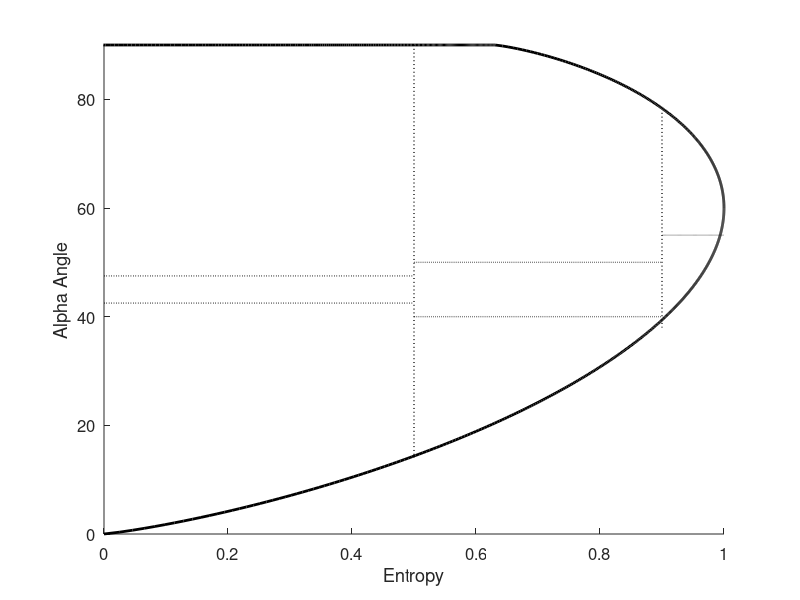

The MATLAB source for this figure:
function plotHalphaOnly

set(gca,'FontSize',12)
clear x y
hold on
m = 0:1/512:1;
log_3 =  log10(3.0);

%curva I
a1 = m .* 180 ./ (1 + 2 .* m);
h1 = -( 1 ./(1+2 .* m) ) .* log10( (m .^ (2 .* m)) ./ ( (1 + 2 .* m).^(2 .* m+1) ) ) ./ log_3;
plot(h1, a1, 'k', 'LineWidth',2);

%curva II
a2 = zeros(1,513);
h2 = zeros(1,513);
ss = 256;
ss2 = ss+1;
a2(1:ss)  = 90;
a2(ss2:513) = 180 ./ (1 + 2 .* m(ss2:513));
h2(1:ss)    = - ( 1 ./ (1 + 2 .* m(1:ss))) .* log10( (2 .*m(1:ss).^(2 .*m(1:ss))) ./ ( (1 + 2 .*m(1:ss)) .^ (2 .* m(1:ss)+1) ) )./log_3;
h2(ss2:513) = - ( 1 ./ (1 + 2 .* m(ss2:513)) ).*log10( (2.*m(ss2:513)-1).^(2.*m(ss2:513)-1) ./ ((1+2 .* m(ss2:513)) .^(2 .* m(ss2:513)+1)) )./log_3;
hold on;
plot (h2,a2, 'k', 'LineWidth',2);

%linha 1
x = m .* 0.5;
y(1:513) = 42.5;
hold on;
plot (x, y, ':k', 'LineWidth',1);

%linha 2
y(1:513) = 47.5;
hold on;
plot (x, y, ':k', 'LineWidth',1);

%linha 3
x = 0.5+m.*(0.4);
y(1:513)= 50;
hold on;
plot(x, y, ':k', 'LineWidth',1);

%linha 4
y(1:513)= 40;
hold on;
plot (x, y, ':k', 'LineWidth',1);

%linha 5
% x = 0.9 + m.*(0.1);
% hold on;
% plot (x, y, 'k', 'LineWidth',2);

%linha 6
x = 0.9 + m.*(0.1);
y(1:513) = 55;
hold on;
plot (x, y, ':k', 'LineWidth',1);

%coluna 1
x(1:513) = 0.5;
y = m.*90;
y(y<14) = 14;
hold on;
plot (x, y, ':k', 'LineWidth',1);

%coluna 2
x(1:513) = 0.9;
y = m.*90;
y(y<38) = 38;
y(y>78) = 78;
hold on;
plot (x, y, ':k', 'LineWidth',1);

axis([0 1 0 90])
xlabel('Entropy')
ylabel('Alpha Angle')
end